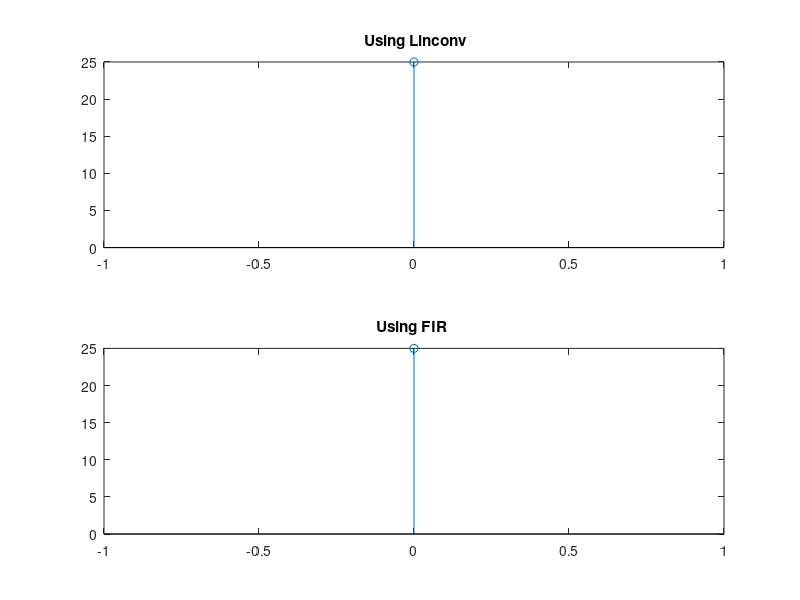

Here is the MATLAB script that generated this plot:
clc;
clear all;
close all;

x=input('Enter first sequence');
h=input('Enter second sequence');

lengthx=length(x);
lengthy=length(h);

N=lengthx+lengthy-1;
linconv=conv(h,x);

for i=1:lengthx
    zvar(i) = x(lengthx-i+1);
end

zvar=[zeros(1,lengthy),zvar];

for i = 1:N
    y(i) = 0;
    a = zvar';
    a = circshift(a,1);
    zvar = a';
    
    for j=1:lengthy
        y(i)= y(i) + h(j) * zvar(j);
    end
end

X = linspace(0,length(y)-1,length(y));
subplot(2,1,1)
stem(X,linconv)
title(" Using Linconv")
subplot(2,1,2);
stem(X,y)
title("Using FIR ")